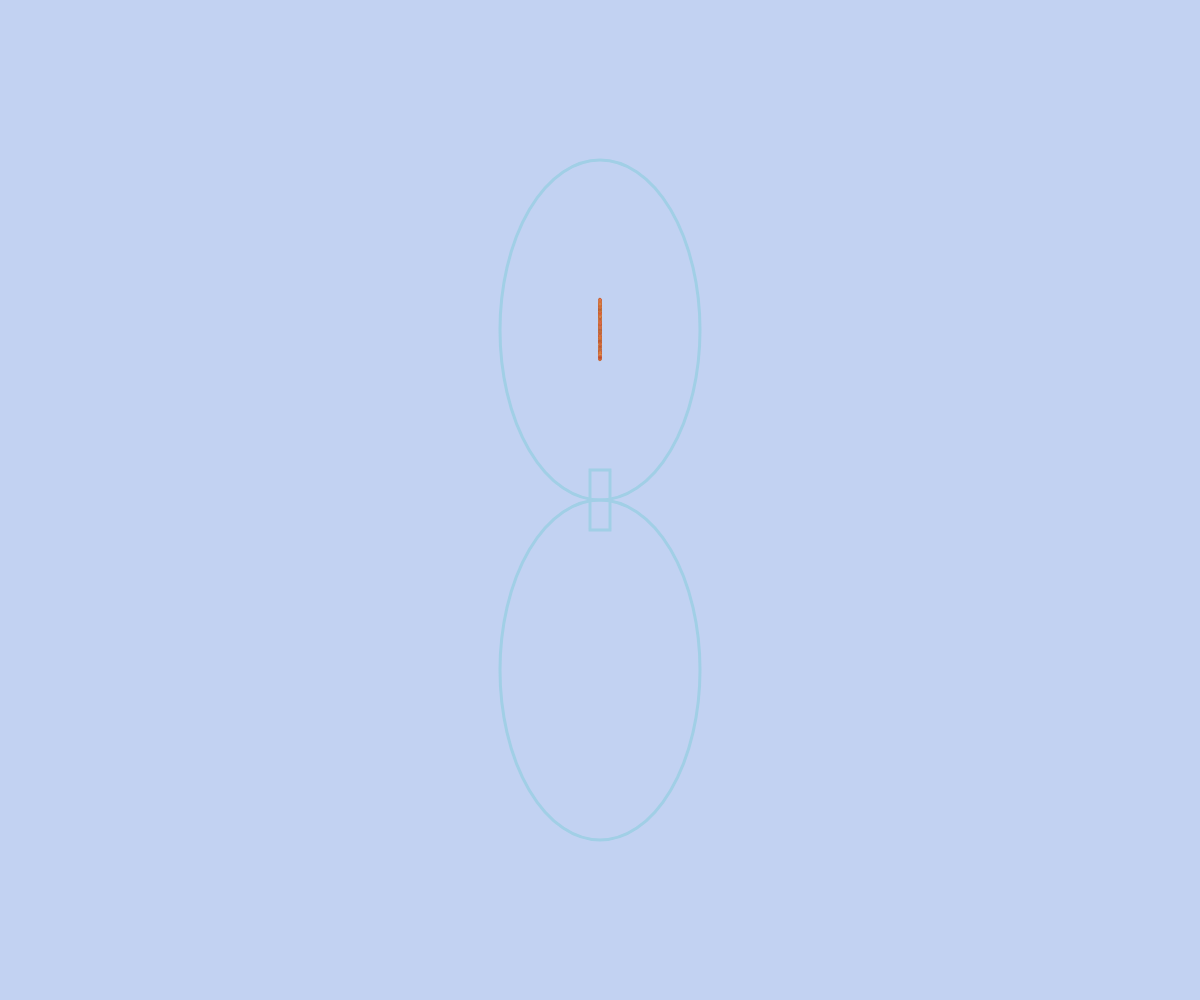
Frame 1 (no input)
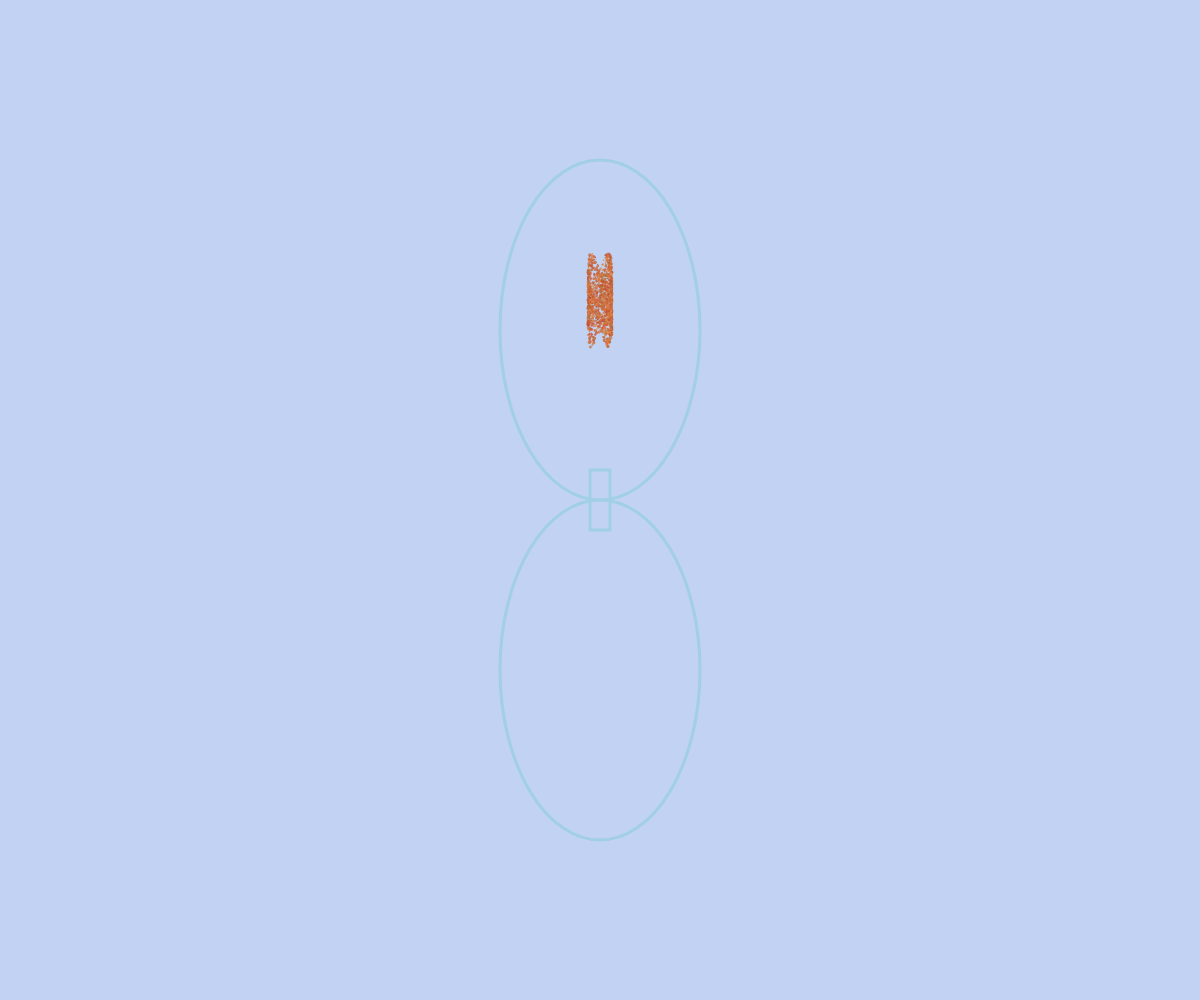
Frame 60 (no input)
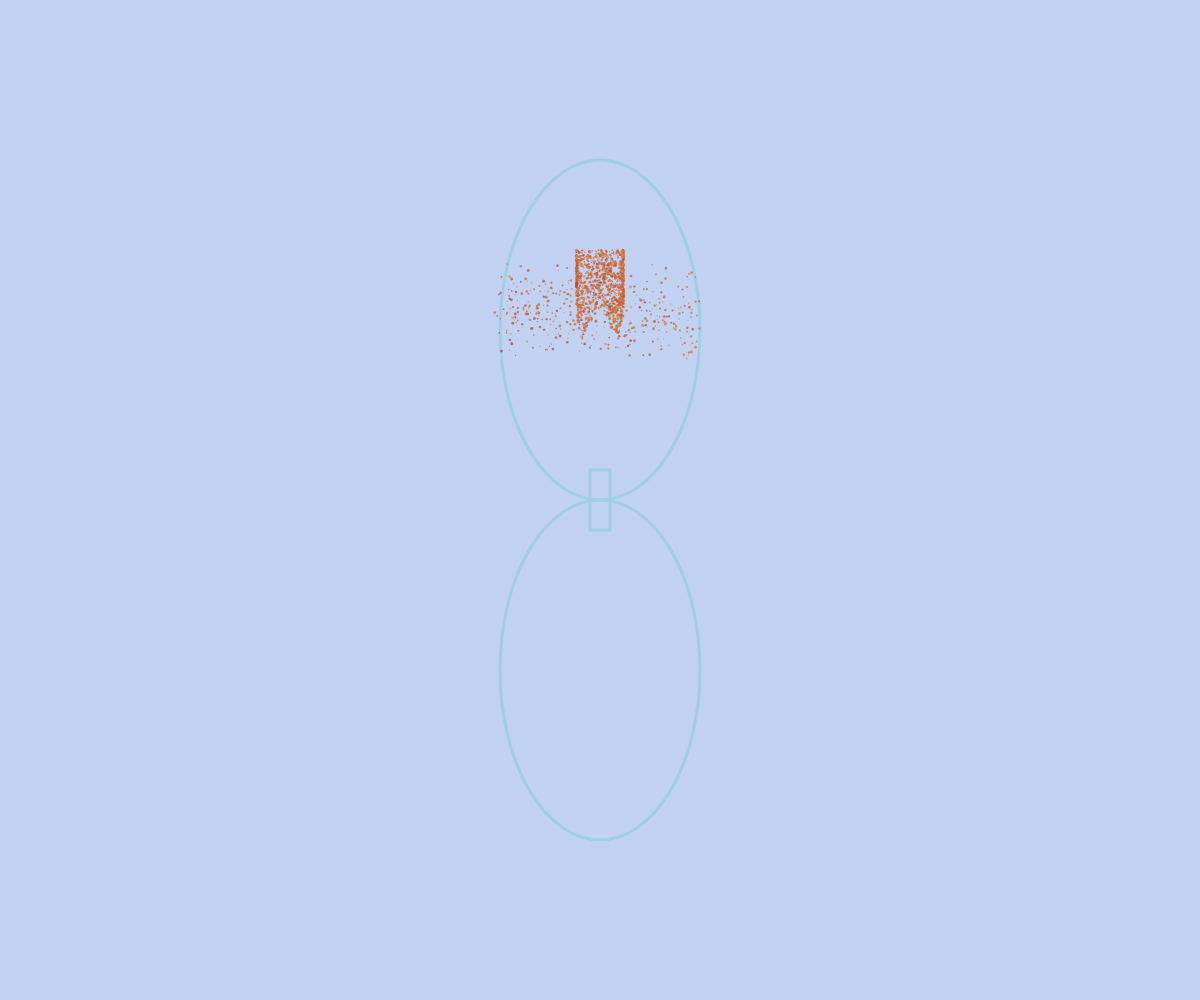
Frame 120 (the mouse pressed at the canvas centre since frame 60)

The p5.js sketch that drew these frames (run headless with seeded random() and noise() and a simulated clock; from frame 60 on, the mouse is pressed at the canvas centre):

// p5.js sketch
// ── sketch.js
let sandParticles = [];
const particleCount = 1500;
const glassWidth = 200;
const glassHeight = 400;
const neckWidth = 20;
const neckHeight = 60;
let time = 0;

function setup() {
  createCanvas(windowWidth, windowHeight);
  colorMode(HSB, 360, 100, 100, 1);
  
  // Initialize sand particles
  for (let i = 0; i < particleCount; i++) {
    sandParticles.push({
      x: width/2,
      y: height/2 - glassHeight/2 + random(neckHeight),
      vx: 0,
      vy: 0,
      size: random(1, 3),
      hue: random(10, 30), // reddish-orange
      sat: random(60, 80),
      bri: random(70, 90)
    });
  }
}

function draw() {
  background(220, 20, 95); // Clean, minimalist background
  
  time += 0.01;
  
  // Draw glass container
  stroke(200, 30, 90);
  strokeWeight(3);
  noFill();
  
  // Top bulb
  ellipse(width/2, height/2 - glassHeight/2 + neckHeight/2, glassWidth, glassHeight - neckHeight);
  
  // Neck
  rectMode(CENTER);
  rect(width/2, height/2, neckWidth, neckHeight);
  
  // Bottom bulb
  ellipse(width/2, height/2 + glassHeight/2 - neckHeight/2, glassWidth, glassHeight - neckHeight);
  
  // Update and display particles
  for (let i = 0; i < sandParticles.length; i++) {
    let p = sandParticles[i];
    
    // Move particles upward in a cyclical pattern
    p.vy = -0.5 + sin(time + i * 0.02) * 0.3;
    p.vx = sin(time * 0.5 + i * 0.01) * 0.2;
    
    // Update position
    p.x += p.vx;
    p.y += p.vy;
    
    // Reset particles that go off screen or reach the top
    if (p.y < height/2 - glassHeight/2 - 50 || p.y > height/2 + glassHeight/2 + 50) {
      p.x = width/2 + random(-glassWidth/2, glassWidth/2);
      p.y = height/2 - glassHeight/2 + random(neckHeight);
    }
    
    // Draw particle
    noStroke();
    fill(p.hue, p.sat, p.bri, 0.8);
    ellipse(p.x, p.y, p.size);
  }
}

function windowResized() {
  resizeCanvas(windowWidth, windowHeight);
}
